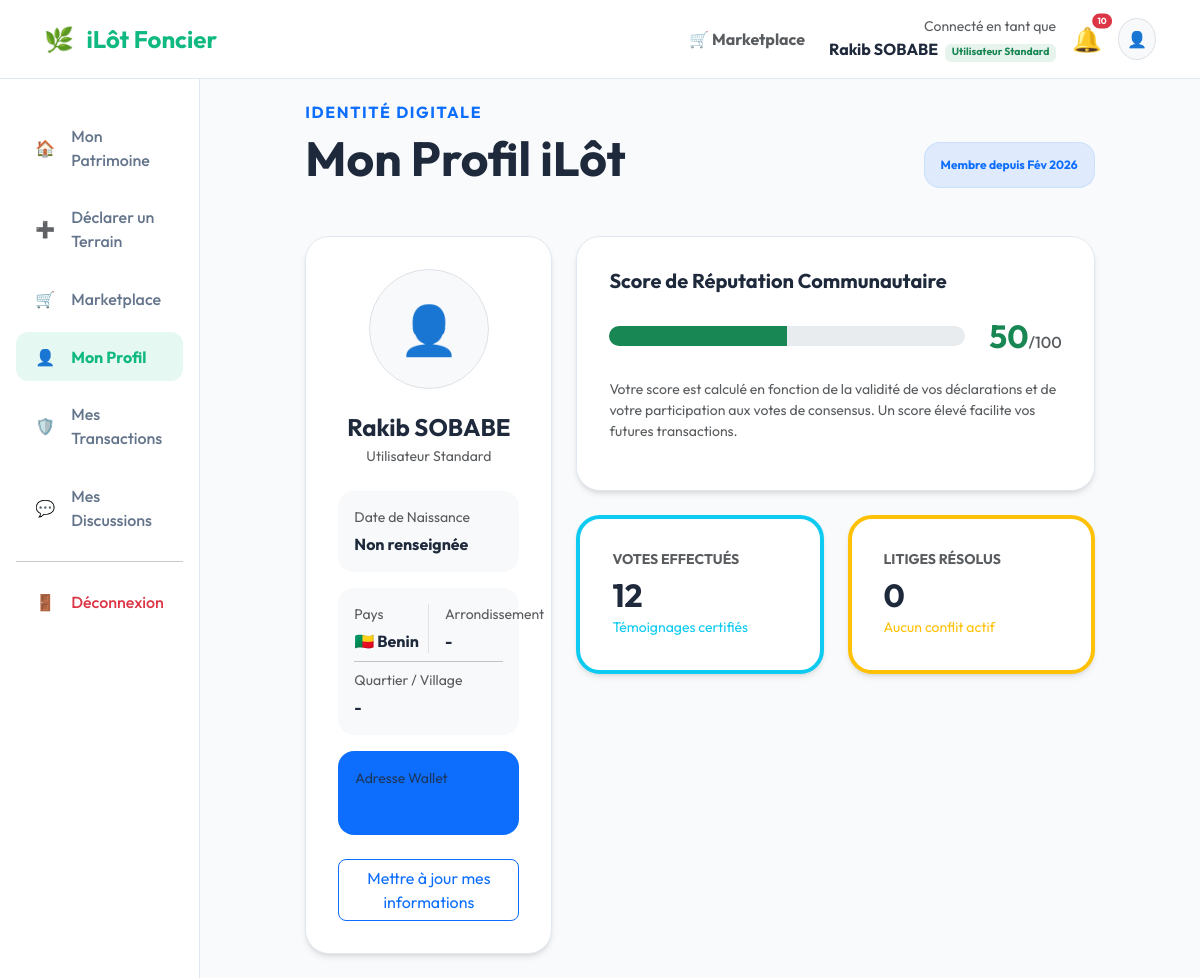
Screenshot of /profile/42083622/ (signed in) with the database file from the repository.
### identity/models.py (models this page shows, shortened)
class User(AbstractUser):
    class Role(models.TextChoices):
        USER = 'USER', _('Utilisateur Standard')
        WITNESS = 'WITNESS', _('Témoin Certifié')
        CHIEF = 'CHIEF', _('Chef de Localité')
        ADMIN = 'ADMIN', _('Administrateur')
        NOTARY = 'NOTARY', _('Notaire Certifié')
    username = None  # On désactive le username par défaut
    id = models.UUIDField(primary_key=True, default=uuid.uuid4, editable=False)
    email = models.EmailField(unique=True, help_text="Email de connexion")
    wallet_address = models.CharField(max_length=42, unique=True, null=True, blank=True, help_text="Adresse publique Ethereum/Polygon (0x...) - Optionnel")
    phone_hash = models.CharField(max_length=64, unique=True, null=True, blank=True, help_text="SHA-256 du numéro de téléphone")
    encrypted_phone = models.CharField(max_length=255, null=True, blank=True, help_text="Numéro chiffré pour notifications")
    role = models.CharField(max_length=20, choices=Role.choices, default=Role.USER, db_index=True)
    full_name = models.CharField(max_length=255, null=True, blank=True, help_text="Nom et Prénom (pas de chiffres)")
    birth_date = models.DateField(null=True, blank=True)
    country = models.CharField(max_length=100, default='Benin', help_text="Pays de résidence")
    district = models.CharField(max_length=100, null=True, blank=True, help_text="Arrondissement / Commune")
    village = models.CharField(max_length=100, null=True, blank=True, help_text="Quartier / Village")
    reputation_score = models.IntegerField(default=50, help_text="Score 0-100 basé sur la fiabilité")
    created_at = models.DateTimeField(auto_now_add=True)
    USERNAME_FIELD = 'email'
    REQUIRED_FIELDS = []
    objects = UserManager()
    class Meta:
        db_table = 'users'
        verbose_name = _("Utilisateur")
        verbose_name_plural = _("Utilisateurs")
        indexes = [
            models.Index(fields=['phone_hash']),
            models.Index(fields=['role']),
            models.Index(fields=['wallet_address']),
        ]

### land_registry/views.py (the view)
# urls.py: path('profile/<str:wallet>/', web_profile, name='web_profile'),
@login_required
def web_profile(request, wallet):
    try:
        identifier = wallet.lower().strip()
        user = None
        try:
            import uuid
            user_id = uuid.UUID(identifier)
            user = User.objects.get(id=user_id)
        except:
            pass
        if not user:
            try:
                user = User.objects.get(wallet_address=identifier)
            except:
                pass
        if not user:
            try:
                 if '@' in identifier:
                    user = User.objects.get(email=identifier)
            except:
                pass
        if request.user.is_authenticated and user and user != request.user:
            return redirect('web_profile', wallet=str(request.user.id))
        if not user and request.user.is_authenticated:
            user = request.user
        if not user:
            return render(request, 'profile.html', {'error': 'Profil non trouvé ou non autorisé.'})
        return render(request, 'profile.html', {'user': user})
    except Exception:
        if request.user.is_authenticated:
             return render(request, 'profile.html', {'user': request.user})
        return render(request, 'profile.html', {'error': 'Erreur interne'})

### templates/profile.html
{% extends 'base_citizen.html' %}
{% block content %}
<div class="row justify-content-center">
    <div class="col-lg-10">
        <div class="d-flex justify-content-between align-items-end mb-5">
            <div>
                <h6 class="text-primary fw-bold text-uppercase mb-2" style="letter-spacing: 0.1em;">Identité Digitale
                </h6>
                <h1 class="display-5 fw-bold mb-0">Mon Profil iLôt</h1>
            </div>
            <div class="d-none d-md-block">
                <span
                    class="badge bg-primary bg-opacity-10 text-primary p-3 rounded-4 border border-primary border-opacity-10">
                    Membre depuis {{ user.created_at|date:"M Y" }}
                </span>
            </div>
        </div>
        <div class="row g-4">
            <div class="col-md-4">
                <div class="citizen-card text-center">
                    <div class="mb-4">
                        <div class="rounded-circle bg-light d-inline-flex align-items-center justify-content-center border"
                            style="width: 120px; height: 120px; font-size: 3rem;">
                            👤
                        </div>
                    </div>
                    <h4 class="fw-bold mb-1">{{ user.full_name }}</h4>
                    <p class="text-muted small mb-4">{{ user.get_role_display }}</p>
                    <div class="p-3 bg-light rounded-4 mb-3 text-start">
                        <small class="text-muted d-block mb-1">Date de Naissance</small>
                        <span class="fw-bold">{{ user.birth_date|date:"d F Y"|default:"Non renseignée" }}</span>
                    </div>
                    <div class="p-3 bg-light rounded-4 mb-3 text-start">
                        <div class="row g-2">
                            <div class="col-6 border-end">
                                <small class="text-muted d-block mb-1">Pays</small>
                                <span class="fw-bold">
                                    {% if user.country == 'Benin' %}🇧🇯
                                    {% elif user.country == 'France' %}🇫🇷
                                    {% elif user.country == 'Togo' %}🇹🇬
                                    {% elif user.country == "Cote d'Ivoire" %}🇨🇮
                                    {% elif user.country == 'Nigeria' %}🇳🇬
                                    {% elif user.country == 'USA' %}🇺🇸
                                    {% endif %}
                                    {{ user.country }}
                                </span>
                            </div>
                            <div class="col-6 ps-3">
                                <small class="text-muted d-block mb-1">
                                    {% if user.country == 'Benin' %}Arrondissement
                                    {% elif user.country == 'France' %}Ville
                                    {% elif user.country == 'Togo' %}Préfecture
                                    {% elif user.country == "Cote d'Ivoire" %}S-Préfecture
                                    {% else %}Circonscription{% endif %}
                                </small>
                                <span class="fw-bold text-truncate d-block">{{ user.district|default:"-" }}</span>
                            </div>
                        </div>
                        <hr class="my-2 opacity-10">
                        <small class="text-muted d-block mb-1">
                            {% if user.country == 'Benin' %}Quartier / Village
                            {% elif user.country == 'France' %}Quartier / Rue
                            {% else %}Localité{% endif %}
                        </small>
                        <span class="fw-bold">{{ user.village|default:"-" }}</span>
                    </div>
                    <div
                        class="p-3 bg-primary bg-opacity-5 border border-primary border-opacity-10 rounded-4 mb-4 text-start">
                        <small class="text-muted d-block mb-1">Adresse Wallet</small>
                        <code class="text-primary small text-break">{{ user.wallet_address }}</code>
                    </div>
                    <button class="btn btn-outline-primary w-100 rounded-3">Mettre à jour mes informations</button>
                </div>
            </div>
            <div class="col-md-8">
                <div class="citizen-card mb-4">
                    <h5 class="fw-bold mb-4">Score de Réputation Communautaire</h5>
                    <div class="d-flex align-items-center mb-4">
                        <div class="flex-grow-1 me-4">
                            <div class="progress rounded-pill" style="height: 20px;">
                                <div class="progress-bar bg-success" role="progressbar"
                                    style="width: {{ user.reputation_score }}%"
                                    aria-valuenow="{{ user.reputation_score }}" aria-valuemin="0" aria-valuemax="100">
                                </div>
                            </div>
                        </div>
                        <span class="h2 fw-bold text-success mb-0">{{ user.reputation_score }}<small
                                class="h6 text-muted">/100</small></span>
                    </div>
                    <p class="text-muted small">
                        Votre score est calculé en fonction de la validité de vos déclarations et de votre participation
                        aux votes de consensus. Un score élevé facilite vos futures transactions.
                    </p>
                </div>
                <div class="row g-4">
                    <div class="col-sm-6">
                        <div class="citizen-card h-100 border-start border-info border-4">
                            <h6 class="text-muted fw-bold small mb-2">VOTES EFFECTUÉS</h6>
                            <h2 class="fw-bold mb-0">12</h2>
                            <small class="text-info">Témoignages certifiés</small>
                        </div>
                    </div>
                    <div class="col-sm-6">
                        <div class="citizen-card h-100 border-start border-warning border-4">
                            <h6 class="text-muted fw-bold small mb-2">LITIGES RÉSOLUS</h6>
                            <h2 class="fw-bold mb-0">0</h2>
                            <small class="text-warning">Aucun conflit actif</small>
                        </div>
                    </div>
                </div>
            </div>
        </div>
    </div>
</div>
{% endblock %}

### templates/base_citizen.html (shortened to what this page needs)
<!DOCTYPE html>
<html lang="fr">
<head>
    <link href="https://cdn.jsdelivr.net/npm/bootstrap@5.3.0/dist/css/bootstrap.min.css" rel="stylesheet">
    <link rel="stylesheet" href="https://cdn.jsdelivr.net/npm/bootstrap-icons@1.11.1/font/bootstrap-icons.css">
</head>
<body>
    <nav class="navbar navbar-citizen sticky-top">
        <div class="container-fluid">
            <a class="navbar-brand" href="{% url 'web_marketplace' %}">
                <span class="me-2">🌿</span> iLôt Foncier
            </a>
            <div class="d-flex align-items-center">
                <div class="me-4 d-none d-md-block">
                    <a href="{% url 'web_marketplace' %}" class="text-decoration-none text-muted fw-bold hover-primary">
                        🛒 Marketplace
                    </a>
                </div>
                {% if user.is_authenticated %}
                <div class="me-3 text-end d-none d-md-block">
                    <small class="text-muted d-block">Connecté en tant que</small>
                    <span class="fw-bold" id="navUserName">
                        {{ user.full_name|default:user.email }}
                    </span>
                    <span
                        class="badge {% if user.role == 'NOTARY' %}bg-primary{% elif user.role == 'ADMIN' %}bg-danger{% else %}bg-success{% endif %} bg-opacity-10 text-{% if user.role == 'NOTARY' %}primary{% elif user.role == 'ADMIN' %}danger{% else %}success{% endif %} ms-1 small"
                        style="font-size: 0.65rem;">
                        {{ user.get_role_display }}
                    </span>
                </div>
                {% endif %}
                {% if not is_notary %}
                <div class="me-3 position-relative">
                    <a href="{% if user.is_authenticated %}{% url 'user_dashboard' user.id %}{% else %}#{% endif %}"
                        class="text-decoration-none" id="notificationBell">
                        <span class="fs-4">🔔</span>
                        <span id="notificationBadge"
                            class="position-absolute top-0 start-100 translate-middle badge rounded-pill bg-danger {% if unread_notifications_count == 0 %}d-none{% endif %}"
                            style="font-size: 0.55rem; padding: 0.35em 0.6em; border: 2px solid white;">
                            {{ unread_notifications_count }}
                        </span>
                    </a>
                </div>
                <div class="rounded-circle bg-light p-2 border">
                    👤
                </div>
                {% endif %}
            </div>
        </div>
    </nav>
    <div class="container-fluid">
        <div class="row">
            {% block sidebar %}
            <nav class="col-md-3 col-lg-2 d-md-block sidebar-citizen collapse">
                <div class="position-sticky">
                    {% if user.is_authenticated %}
                    {% if not is_notary %}
                    <a href="{% url 'user_dashboard' wallet=user.id %}"
                        class="nav-link-citizen {% if request.resolver_match.url_name == 'user_dashboard' %}active{% endif %}">
                        <span class="me-3">🏠</span> Mon Patrimoine
                    </a>
                    <a href="{% url 'web_add_property' wallet=user.id %}"
                        class="nav-link-citizen {% if request.resolver_match.url_name == 'web_add_property' %}active{% endif %}">
                        <span class="me-3">➕</span> Déclarer un Terrain
                    </a>
                    {% endif %}
                    {% endif %}
                    <a href="{% url 'web_marketplace' %}"
                        class="nav-link-citizen {% if request.resolver_match.url_name == 'web_marketplace' %}active{% endif %}">
                        <span class="me-3">🛒</span> Marketplace
                    </a>
                    {% if user.is_authenticated %}
                    <a href="{% url 'web_profile' wallet=user.id %}"
                        class="nav-link-citizen {% if request.resolver_match.url_name == 'web_profile' %}active{% endif %}">
                        <span class="me-3">👤</span> Mon Profil
                    </a>
                    {% if not is_notary %}
                    <a href="{% url 'user_transactions' %}"
                        class="nav-link-citizen {% if request.resolver_match.url_name == 'user_transactions' or request.resolver_match.url_name == 'web_transaction_status' %}active{% endif %}">
                        <span class="me-3">🛡️</span> Mes Transactions
                    </a>
                    <a href="{% url 'web_my_chats' %}"
                        class="nav-link-citizen {% if request.resolver_match.url_name == 'web_my_chats' or request.resolver_match.url_name == 'web_chat_room' %}active{% endif %}">
                        <span class="me-3">💬</span> Mes Discussions
                    </a>
                    {% endif %}
                    {% endif %}
                    <hr>
                    <a href="#" onclick="logout()" class="nav-link-citizen text-danger">
                        <span class="me-3">🚪</span> Déconnexion
                    </a>
                </div>
            </nav>
            {% endblock %}
            <main class="{% block main_class %}col-md-9 ms-sm-auto col-lg-10{% endblock %} px-md-4 py-4">
                <div class="animate-up">
                    {% block content %}{% endblock %}
                </div>
            </main>
        </div>
    </div>
</body>
</html>

### rows the page displays
User: full_name "Rakib SOBABE", role "Utilisateur Standard", created_at "Fév 2026", birth_date "Non renseignée", country "Benin", district "-", village "-", reputation_score "50"

### other values shown
{{ unread_notifications_count }} "10"
